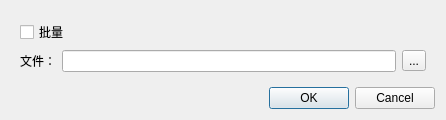
<?xml version="1.0" encoding="UTF-8"?>
<ui version="4.0">
 <class>defAction</class>
 <widget class="QDialog" name="defAction">
  <property name="geometry">
   <rect>
    <x>0</x>
    <y>0</y>
    <width>446</width>
    <height>107</height>
   </rect>
  </property>
  <property name="windowTitle">
   <string>Dialog</string>
  </property>
  <layout class="QGridLayout" name="gridLayout_3">
   <item row="0" column="0">
    <widget class="QStackedWidget" name="stackedWidget">
     <property name="currentIndex">
      <number>0</number>
     </property>
     <widget class="QWidget" name="pageScript">
      <layout class="QGridLayout" name="gridLayout">
       <item row="1" column="0">
        <widget class="QLabel" name="labelfile">
         <property name="text">
          <string>文件：</string>
         </property>
        </widget>
       </item>
       <item row="1" column="1">
        <widget class="QLineEdit" name="editFilePath"/>
       </item>
       <item row="1" column="2">
        <widget class="QToolButton" name="toolButton">
         <property name="text">
          <string>...</string>
         </property>
        </widget>
       </item>
       <item row="0" column="0" colspan="2">
        <widget class="QCheckBox" name="checkScriptMore">
         <property name="text">
          <string>批量</string>
         </property>
        </widget>
       </item>
      </layout>
     </widget>
     <widget class="QWidget" name="pageKey">
      <layout class="QGridLayout" name="gridLayout_2">
       <item row="1" column="0" colspan="2">
        <widget class="QRadioButton" name="radioKeyON">
         <property name="text">
          <string>On</string>
         </property>
         <property name="checked">
          <bool>true</bool>
         </property>
        </widget>
       </item>
       <item row="0" column="0">
        <widget class="QLabel" name="label">
         <property name="text">
          <string>KeyList:</string>
         </property>
        </widget>
       </item>
       <item row="1" column="3">
        <widget class="QRadioButton" name="radioKeyOff">
         <property name="text">
          <string>Off</string>
         </property>
        </widget>
       </item>
       <item row="0" column="1">
        <widget class="QComboBox" name="comboKeyList"/>
       </item>
       <item row="0" column="3">
        <spacer name="horizontalSpacer">
         <property name="orientation">
          <enum>Qt::Horizontal</enum>
         </property>
         <property name="sizeHint" stdset="0">
          <size>
           <width>40</width>
           <height>20</height>
          </size>
         </property>
        </spacer>
       </item>
      </layout>
     </widget>
    </widget>
   </item>
   <item row="1" column="0">
    <widget class="QDialogButtonBox" name="buttonBox">
     <property name="orientation">
      <enum>Qt::Horizontal</enum>
     </property>
     <property name="standardButtons">
      <set>QDialogButtonBox::Cancel|QDialogButtonBox::Ok</set>
     </property>
    </widget>
   </item>
  </layout>
 </widget>
 <resources/>
 <connections>
  <connection>
   <sender>buttonBox</sender>
   <signal>accepted()</signal>
   <receiver>defAction</receiver>
   <slot>accept()</slot>
   <hints>
    <hint type="sourcelabel">
     <x>248</x>
     <y>254</y>
    </hint>
    <hint type="destinationlabel">
     <x>157</x>
     <y>274</y>
    </hint>
   </hints>
  </connection>
  <connection>
   <sender>buttonBox</sender>
   <signal>rejected()</signal>
   <receiver>defAction</receiver>
   <slot>reject()</slot>
   <hints>
    <hint type="sourcelabel">
     <x>316</x>
     <y>260</y>
    </hint>
    <hint type="destinationlabel">
     <x>286</x>
     <y>274</y>
    </hint>
   </hints>
  </connection>
 </connections>
</ui>
